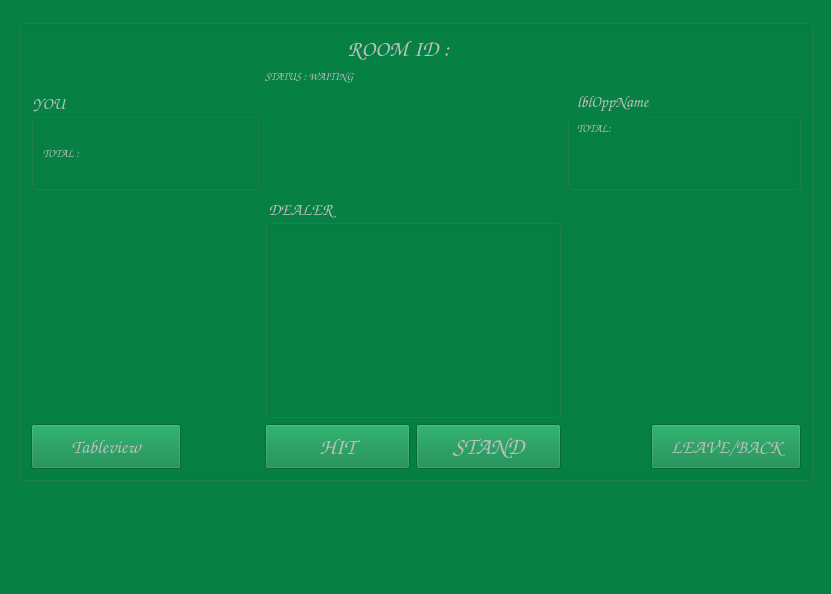
<?xml version="1.0" encoding="UTF-8"?>
<ui version="4.0">
 <class>MainWindow</class>
 <widget class="QMainWindow" name="MainWindow">
  <property name="enabled">
   <bool>false</bool>
  </property>
  <property name="geometry">
   <rect>
    <x>0</x>
    <y>0</y>
    <width>831</width>
    <height>594</height>
   </rect>
  </property>
  <property name="font">
   <font>
    <pointsize>8</pointsize>
   </font>
  </property>
  <property name="windowTitle">
   <string>MainWindow</string>
  </property>
  <property name="styleSheet">
   <string notr="true">background-color: rgb(6, 129, 67);

</string>
  </property>
  <property name="tabShape">
   <enum>QTabWidget::TabShape::Rounded</enum>
  </property>
  <widget class="QWidget" name="centralwidget">
   <layout class="QGridLayout" name="gridLayout_3">
    <item row="0" column="0">
     <widget class="QStackedWidget" name="stackedWidget">
      <property name="enabled">
       <bool>false</bool>
      </property>
      <property name="currentIndex">
       <number>1</number>
      </property>
      <widget class="QWidget" name="pageCreateRoom">
       <layout class="QVBoxLayout" name="verticalLayout_2">
        <item>
         <widget class="QGroupBox" name="CreateRoomBox">
          <property name="enabled">
           <bool>false</bool>
          </property>
          <property name="font">
           <font>
            <family>Comic Sans MS</family>
            <pointsize>24</pointsize>
            <bold>true</bold>
           </font>
          </property>
          <property name="title">
           <string>CREATE ROOM</string>
          </property>
          <property name="alignment">
           <set>Qt::AlignmentFlag::AlignCenter</set>
          </property>
          <property name="checkable">
           <bool>false</bool>
          </property>
          <layout class="QGridLayout" name="gridLayout_5">
           <item row="0" column="0">
            <widget class="QLabel" name="balanceEdit">
             <property name="enabled">
              <bool>false</bool>
             </property>
             <property name="sizePolicy">
              <sizepolicy hsizetype="MinimumExpanding" vsizetype="Preferred">
               <horstretch>0</horstretch>
               <verstretch>0</verstretch>
              </sizepolicy>
             </property>
             <property name="font">
              <font>
               <family>Comic Sans MS</family>
               <pointsize>17</pointsize>
               <bold>true</bold>
              </font>
             </property>
             <property name="text">
              <string>Starting Balance</string>
             </property>
             <property name="scaledContents">
              <bool>false</bool>
             </property>
            </widget>
           </item>
           <item row="1" column="0">
            <widget class="QLineEdit" name="editBalance">
             <property name="enabled">
              <bool>false</bool>
             </property>
             <property name="font">
              <font>
               <family>Comic Sans MS</family>
               <pointsize>17</pointsize>
               <bold>true</bold>
              </font>
             </property>
             <property name="text">
              <string>1000</string>
             </property>
            </widget>
           </item>
           <item row="2" column="0">
            <widget class="QLabel" name="label_2">
             <property name="enabled">
              <bool>false</bool>
             </property>
             <property name="font">
              <font>
               <family>Comic Sans MS</family>
               <pointsize>17</pointsize>
               <bold>true</bold>
              </font>
             </property>
             <property name="text">
              <string>Number of Players</string>
             </property>
            </widget>
           </item>
           <item row="3" column="0">
            <widget class="QSpinBox" name="spinPlayers">
             <property name="enabled">
              <bool>false</bool>
             </property>
             <property name="sizePolicy">
              <sizepolicy hsizetype="Preferred" vsizetype="Preferred">
               <horstretch>0</horstretch>
               <verstretch>0</verstretch>
              </sizepolicy>
             </property>
             <property name="font">
              <font>
               <family>Comic Sans MS</family>
               <pointsize>17</pointsize>
               <bold>true</bold>
              </font>
             </property>
             <property name="minimum">
              <number>1</number>
             </property>
             <property name="maximum">
              <number>4</number>
             </property>
            </widget>
           </item>
           <item row="4" column="0">
            <widget class="QPushButton" name="btnCreateRoom">
             <property name="enabled">
              <bool>false</bool>
             </property>
             <property name="font">
              <font>
               <family>Comic Sans MS</family>
               <pointsize>18</pointsize>
               <bold>true</bold>
              </font>
             </property>
             <property name="text">
              <string>CREATE</string>
             </property>
             <property name="iconSize">
              <size>
               <width>30</width>
               <height>30</height>
              </size>
             </property>
            </widget>
           </item>
           <item row="5" column="0">
            <widget class="QPushButton" name="btnBackFromCreate">
             <property name="enabled">
              <bool>false</bool>
             </property>
             <property name="font">
              <font>
               <family>Comic Sans MS</family>
               <pointsize>18</pointsize>
               <bold>true</bold>
              </font>
             </property>
             <property name="text">
              <string>BACK</string>
             </property>
            </widget>
           </item>
          </layout>
         </widget>
        </item>
       </layout>
      </widget>
      <widget class="QWidget" name="pageGameSimple">
       <widget class="QGroupBox" name="groupBox">
        <property name="geometry">
         <rect>
          <x>10</x>
          <y>10</y>
          <width>794</width>
          <height>462</height>
         </rect>
        </property>
        <property name="minimumSize">
         <size>
          <width>741</width>
          <height>200</height>
         </size>
        </property>
        <property name="autoFillBackground">
         <bool>false</bool>
        </property>
        <property name="title">
         <string/>
        </property>
        <layout class="QGridLayout" name="gridLayout_6">
         <item row="4" column="8">
          <widget class="QLabel" name="lblOppCard6">
           <property name="minimumSize">
            <size>
             <width>72</width>
             <height>108</height>
            </size>
           </property>
           <property name="text">
            <string/>
           </property>
          </widget>
         </item>
         <item row="4" column="1">
          <widget class="QLabel" name="lblPlayerCard5">
           <property name="minimumSize">
            <size>
             <width>72</width>
             <height>108</height>
            </size>
           </property>
           <property name="text">
            <string/>
           </property>
          </widget>
         </item>
         <item row="3" column="7">
          <widget class="QLabel" name="lblOppCard2">
           <property name="minimumSize">
            <size>
             <width>72</width>
             <height>108</height>
            </size>
           </property>
           <property name="text">
            <string/>
           </property>
          </widget>
         </item>
         <item row="3" column="2">
          <widget class="QLabel" name="lblPlayerCard3">
           <property name="minimumSize">
            <size>
             <width>72</width>
             <height>108</height>
            </size>
           </property>
           <property name="text">
            <string/>
           </property>
          </widget>
         </item>
         <item row="3" column="5">
          <widget class="QLabel" name="lblOppCard1">
           <property name="minimumSize">
            <size>
             <width>72</width>
             <height>108</height>
            </size>
           </property>
           <property name="text">
            <string/>
           </property>
          </widget>
         </item>
         <item row="4" column="0">
          <widget class="QLabel" name="lblPlayerCard4">
           <property name="minimumSize">
            <size>
             <width>72</width>
             <height>108</height>
            </size>
           </property>
           <property name="text">
            <string/>
           </property>
          </widget>
         </item>
         <item row="2" column="0" colspan="3">
          <widget class="QGroupBox" name="groupBox_player1">
           <property name="sizePolicy">
            <sizepolicy hsizetype="Preferred" vsizetype="Preferred">
             <horstretch>0</horstretch>
             <verstretch>0</verstretch>
            </sizepolicy>
           </property>
           <property name="minimumSize">
            <size>
             <width>200</width>
             <height>100</height>
            </size>
           </property>
           <property name="font">
            <font>
             <family>Comic Sans MS</family>
             <pointsize>13</pointsize>
            </font>
           </property>
           <property name="title">
            <string>YOU </string>
           </property>
           <layout class="QGridLayout" name="gridLayout_4">
            <item row="0" column="0">
             <widget class="QLabel" name="lblPlayerTotal">
              <property name="font">
               <font>
                <family>Comic Sans MS</family>
                <pointsize>8</pointsize>
               </font>
              </property>
              <property name="text">
               <string>TOTAL :  </string>
              </property>
             </widget>
            </item>
           </layout>
          </widget>
         </item>
         <item row="2" column="3">
          <widget class="QLabel" name="lblWinner">
           <property name="font">
            <font>
             <family>Comic Sans MS</family>
             <pointsize>12</pointsize>
            </font>
           </property>
           <property name="text">
            <string/>
           </property>
          </widget>
         </item>
         <item row="1" column="3">
          <widget class="QLabel" name="lblStatus">
           <property name="font">
            <font>
             <family>Comic Sans MS</family>
             <pointsize>8</pointsize>
            </font>
           </property>
           <property name="text">
            <string>STATUS : WAITING</string>
           </property>
          </widget>
         </item>
         <item row="3" column="0">
          <widget class="QLabel" name="lblPlayerCard1">
           <property name="minimumSize">
            <size>
             <width>72</width>
             <height>108</height>
            </size>
           </property>
           <property name="text">
            <string/>
           </property>
          </widget>
         </item>
         <item row="3" column="1">
          <widget class="QLabel" name="lblPlayerCard2">
           <property name="minimumSize">
            <size>
             <width>72</width>
             <height>108</height>
            </size>
           </property>
           <property name="text">
            <string/>
           </property>
          </widget>
         </item>
         <item row="4" column="7">
          <widget class="QLabel" name="lblOppCard5">
           <property name="minimumSize">
            <size>
             <width>72</width>
             <height>108</height>
            </size>
           </property>
           <property name="text">
            <string/>
           </property>
          </widget>
         </item>
         <item row="5" column="7" colspan="2">
          <widget class="QPushButton" name="btnLeaveGame1">
           <property name="sizePolicy">
            <sizepolicy hsizetype="Preferred" vsizetype="Expanding">
             <horstretch>0</horstretch>
             <verstretch>0</verstretch>
            </sizepolicy>
           </property>
           <property name="minimumSize">
            <size>
             <width>0</width>
             <height>45</height>
            </size>
           </property>
           <property name="font">
            <font>
             <family>Comic Sans MS</family>
             <pointsize>14</pointsize>
            </font>
           </property>
           <property name="text">
            <string>LEAVE/BACK</string>
           </property>
          </widget>
         </item>
         <item row="4" column="5">
          <widget class="QLabel" name="lblOppCard4">
           <property name="minimumSize">
            <size>
             <width>72</width>
             <height>108</height>
            </size>
           </property>
           <property name="text">
            <string/>
           </property>
          </widget>
         </item>
         <item row="3" column="8">
          <widget class="QLabel" name="lblOppCard3">
           <property name="minimumSize">
            <size>
             <width>72</width>
             <height>108</height>
            </size>
           </property>
           <property name="text">
            <string/>
           </property>
          </widget>
         </item>
         <item row="2" column="5" colspan="4">
          <widget class="QGroupBox" name="groupBox_player2">
           <property name="sizePolicy">
            <sizepolicy hsizetype="Preferred" vsizetype="Preferred">
             <horstretch>0</horstretch>
             <verstretch>0</verstretch>
            </sizepolicy>
           </property>
           <property name="minimumSize">
            <size>
             <width>200</width>
             <height>100</height>
            </size>
           </property>
           <property name="font">
            <font>
             <family>Comic Sans MS</family>
             <pointsize>13</pointsize>
            </font>
           </property>
           <property name="title">
            <string>ㅤㅤㅤㅤㅤ</string>
           </property>
           <widget class="QLabel" name="lblOppTotal">
            <property name="geometry">
             <rect>
              <x>10</x>
              <y>30</y>
              <width>49</width>
              <height>16</height>
             </rect>
            </property>
            <property name="font">
             <font>
              <family>Comic Sans MS</family>
              <pointsize>8</pointsize>
             </font>
            </property>
            <property name="text">
             <string>TOTAL:   </string>
            </property>
           </widget>
           <widget class="QLabel" name="lblOppName">
            <property name="geometry">
             <rect>
              <x>10</x>
              <y>0</y>
              <width>141</width>
              <height>23</height>
             </rect>
            </property>
            <property name="font">
             <font>
              <family>Comic Sans MS</family>
              <pointsize>12</pointsize>
             </font>
            </property>
            <property name="text">
             <string>lblOppName</string>
            </property>
           </widget>
          </widget>
         </item>
         <item row="5" column="0" colspan="2">
          <widget class="QPushButton" name="btnSwitchToTable">
           <property name="sizePolicy">
            <sizepolicy hsizetype="Preferred" vsizetype="Fixed">
             <horstretch>0</horstretch>
             <verstretch>0</verstretch>
            </sizepolicy>
           </property>
           <property name="minimumSize">
            <size>
             <width>0</width>
             <height>45</height>
            </size>
           </property>
           <property name="font">
            <font>
             <family>Comic Sans MS</family>
             <pointsize>14</pointsize>
            </font>
           </property>
           <property name="text">
            <string>Tableview</string>
           </property>
          </widget>
         </item>
         <item row="4" column="2">
          <widget class="QLabel" name="lblPlayerCard6">
           <property name="minimumSize">
            <size>
             <width>72</width>
             <height>108</height>
            </size>
           </property>
           <property name="text">
            <string/>
           </property>
          </widget>
         </item>
         <item row="0" column="0" colspan="9">
          <widget class="QLabel" name="lblRoomInfo">
           <property name="sizePolicy">
            <sizepolicy hsizetype="Minimum" vsizetype="Minimum">
             <horstretch>0</horstretch>
             <verstretch>0</verstretch>
            </sizepolicy>
           </property>
           <property name="minimumSize">
            <size>
             <width>713</width>
             <height>25</height>
            </size>
           </property>
           <property name="maximumSize">
            <size>
             <width>16777215</width>
             <height>500</height>
            </size>
           </property>
           <property name="font">
            <font>
             <family>Comic Sans MS</family>
             <pointsize>17</pointsize>
             <bold>true</bold>
            </font>
           </property>
           <property name="text">
            <string>ROOM ID :       </string>
           </property>
           <property name="textFormat">
            <enum>Qt::TextFormat::AutoText</enum>
           </property>
           <property name="scaledContents">
            <bool>true</bool>
           </property>
           <property name="alignment">
            <set>Qt::AlignmentFlag::AlignCenter</set>
           </property>
           <property name="buddy">
            <cstring>lblRoomInfo</cstring>
           </property>
          </widget>
         </item>
         <item row="5" column="4">
          <widget class="QPushButton" name="btnStand">
           <property name="sizePolicy">
            <sizepolicy hsizetype="Expanding" vsizetype="Fixed">
             <horstretch>0</horstretch>
             <verstretch>0</verstretch>
            </sizepolicy>
           </property>
           <property name="minimumSize">
            <size>
             <width>0</width>
             <height>45</height>
            </size>
           </property>
           <property name="font">
            <font>
             <family>Comic Sans MS</family>
             <pointsize>18</pointsize>
            </font>
           </property>
           <property name="layoutDirection">
            <enum>Qt::LayoutDirection::LeftToRight</enum>
           </property>
           <property name="text">
            <string>STAND</string>
           </property>
          </widget>
         </item>
         <item row="5" column="3">
          <widget class="QPushButton" name="btnHit">
           <property name="sizePolicy">
            <sizepolicy hsizetype="Expanding" vsizetype="Fixed">
             <horstretch>0</horstretch>
             <verstretch>0</verstretch>
            </sizepolicy>
           </property>
           <property name="minimumSize">
            <size>
             <width>0</width>
             <height>45</height>
            </size>
           </property>
           <property name="font">
            <font>
             <family>Comic Sans MS</family>
             <pointsize>17</pointsize>
            </font>
           </property>
           <property name="text">
            <string>HIT</string>
           </property>
          </widget>
         </item>
         <item row="3" column="3" rowspan="2" colspan="2">
          <widget class="QGroupBox" name="groupBox_2">
           <property name="sizePolicy">
            <sizepolicy hsizetype="Preferred" vsizetype="Preferred">
             <horstretch>32</horstretch>
             <verstretch>0</verstretch>
            </sizepolicy>
           </property>
           <property name="minimumSize">
            <size>
             <width>280</width>
             <height>150</height>
            </size>
           </property>
           <property name="font">
            <font>
             <family>Comic Sans MS</family>
             <pointsize>13</pointsize>
            </font>
           </property>
           <property name="title">
            <string>DEALER</string>
           </property>
           <widget class="QLabel" name="lblDealerCard1">
            <property name="geometry">
             <rect>
              <x>12</x>
              <y>39</y>
              <width>90</width>
              <height>135</height>
             </rect>
            </property>
            <property name="minimumSize">
             <size>
              <width>70</width>
              <height>105</height>
             </size>
            </property>
            <property name="text">
             <string/>
            </property>
           </widget>
           <widget class="QLabel" name="lblDealerCard3">
            <property name="geometry">
             <rect>
              <x>117</x>
              <y>39</y>
              <width>90</width>
              <height>135</height>
             </rect>
            </property>
            <property name="minimumSize">
             <size>
              <width>70</width>
              <height>105</height>
             </size>
            </property>
            <property name="text">
             <string/>
            </property>
           </widget>
           <widget class="QLabel" name="lblDealerCard2">
            <property name="geometry">
             <rect>
              <x>67</x>
              <y>39</y>
              <width>90</width>
              <height>135</height>
             </rect>
            </property>
            <property name="minimumSize">
             <size>
              <width>70</width>
              <height>105</height>
             </size>
            </property>
            <property name="text">
             <string/>
            </property>
           </widget>
           <widget class="QLabel" name="lblDealerCard4">
            <property name="geometry">
             <rect>
              <x>167</x>
              <y>39</y>
              <width>90</width>
              <height>135</height>
             </rect>
            </property>
            <property name="minimumSize">
             <size>
              <width>70</width>
              <height>105</height>
             </size>
            </property>
            <property name="text">
             <string/>
            </property>
           </widget>
           <widget class="QLabel" name="lblDealerTotal">
            <property name="geometry">
             <rect>
              <x>10</x>
              <y>240</y>
              <width>110</width>
              <height>16</height>
             </rect>
            </property>
            <property name="minimumSize">
             <size>
              <width>0</width>
              <height>15</height>
             </size>
            </property>
            <property name="font">
             <font>
              <family>Comic Sans MS</family>
              <pointsize>8</pointsize>
             </font>
            </property>
            <property name="text">
             <string>DEALER TOTAL :      </string>
            </property>
           </widget>
           <zorder>lblDealerCard4</zorder>
           <zorder>lblDealerCard3</zorder>
           <zorder>lblDealerCard2</zorder>
           <zorder>lblDealerCard1</zorder>
           <zorder>lblDealerTotal</zorder>
          </widget>
         </item>
        </layout>
        <zorder>lblRoomInfo</zorder>
        <zorder>lblStatus</zorder>
        <zorder>lblPlayerCard1</zorder>
        <zorder>lblPlayerCard2</zorder>
        <zorder>groupBox_2</zorder>
        <zorder>lblOppCard2</zorder>
        <zorder>lblOppCard1</zorder>
        <zorder>btnHit</zorder>
        <zorder>lblPlayerCard3</zorder>
        <zorder>lblPlayerCard4</zorder>
        <zorder>lblOppCard3</zorder>
        <zorder>lblOppCard4</zorder>
        <zorder>btnLeaveGame1</zorder>
        <zorder>groupBox_player2</zorder>
        <zorder>btnSwitchToTable</zorder>
        <zorder>groupBox_player1</zorder>
        <zorder>lblWinner</zorder>
        <zorder>lblOppCard5</zorder>
        <zorder>lblOppCard6</zorder>
        <zorder>lblPlayerCard5</zorder>
        <zorder>lblPlayerCard6</zorder>
        <zorder>btnStand</zorder>
       </widget>
      </widget>
      <widget class="QWidget" name="pageGameTable">
       <layout class="QGridLayout" name="gridLayout_2">
        <item row="0" column="0" colspan="3">
         <widget class="QLabel" name="lblRoomInfo_2">
          <property name="sizePolicy">
           <sizepolicy hsizetype="Minimum" vsizetype="Minimum">
            <horstretch>0</horstretch>
            <verstretch>0</verstretch>
           </sizepolicy>
          </property>
          <property name="minimumSize">
           <size>
            <width>713</width>
            <height>50</height>
           </size>
          </property>
          <property name="maximumSize">
           <size>
            <width>16777215</width>
            <height>500</height>
           </size>
          </property>
          <property name="font">
           <font>
            <family>Comic Sans MS</family>
            <pointsize>17</pointsize>
            <bold>true</bold>
           </font>
          </property>
          <property name="text">
           <string>ROOM ID :       </string>
          </property>
          <property name="textFormat">
           <enum>Qt::TextFormat::AutoText</enum>
          </property>
          <property name="scaledContents">
           <bool>true</bool>
          </property>
          <property name="alignment">
           <set>Qt::AlignmentFlag::AlignCenter</set>
          </property>
          <property name="buddy">
           <cstring>lblRoomInfo</cstring>
          </property>
         </widget>
        </item>
        <item row="1" column="0" colspan="3">
         <widget class="QTableWidget" name="tableWidget">
          <property name="font">
           <font>
            <family>Comic Sans MS</family>
            <pointsize>12</pointsize>
           </font>
          </property>
          <row>
           <property name="text">
            <string>New Row</string>
           </property>
          </row>
          <row>
           <property name="text">
            <string>DEALER</string>
           </property>
          </row>
          <row>
           <property name="text">
            <string>PLAYER1</string>
           </property>
          </row>
          <column>
           <property name="text">
            <string>TOTAL</string>
           </property>
          </column>
          <column>
           <property name="text">
            <string>CARDS</string>
           </property>
          </column>
          <column>
           <property name="text">
            <string>New Column</string>
           </property>
          </column>
          <column>
           <property name="text">
            <string>STOOD</string>
           </property>
          </column>
         </widget>
        </item>
        <item row="2" column="0">
         <widget class="QPushButton" name="btnStand2">
          <property name="minimumSize">
           <size>
            <width>0</width>
            <height>45</height>
           </size>
          </property>
          <property name="maximumSize">
           <size>
            <width>100</width>
            <height>100</height>
           </size>
          </property>
          <property name="font">
           <font>
            <family>Comic Sans MS</family>
            <pointsize>17</pointsize>
           </font>
          </property>
          <property name="text">
           <string>STAND</string>
          </property>
         </widget>
        </item>
        <item row="3" column="0">
         <widget class="QPushButton" name="btnHit2">
          <property name="maximumSize">
           <size>
            <width>100</width>
            <height>100</height>
           </size>
          </property>
          <property name="font">
           <font>
            <family>Comic Sans MS</family>
            <pointsize>17</pointsize>
           </font>
          </property>
          <property name="text">
           <string>HIT</string>
          </property>
         </widget>
        </item>
        <item row="2" column="2">
         <widget class="QPushButton" name="btnSwitchToSimple">
          <property name="minimumSize">
           <size>
            <width>0</width>
            <height>45</height>
           </size>
          </property>
          <property name="font">
           <font>
            <family>Comic Sans MS</family>
            <pointsize>17</pointsize>
           </font>
          </property>
          <property name="text">
           <string>SIMPLE VIEW</string>
          </property>
         </widget>
        </item>
        <item row="3" column="2">
         <widget class="QPushButton" name="btnLeaveGame2">
          <property name="minimumSize">
           <size>
            <width>0</width>
            <height>45</height>
           </size>
          </property>
          <property name="font">
           <font>
            <family>Comic Sans MS</family>
            <pointsize>17</pointsize>
           </font>
          </property>
          <property name="text">
           <string>LEAVE/BACK</string>
          </property>
         </widget>
        </item>
       </layout>
      </widget>
      <widget class="QWidget" name="pageJoinRoom">
       <layout class="QVBoxLayout" name="verticalLayout_3">
        <item>
         <widget class="QLabel" name="label_3">
          <property name="font">
           <font>
            <family>Comic Sans MS</family>
            <pointsize>26</pointsize>
            <fontweight>ExtraBold</fontweight>
           </font>
          </property>
          <property name="text">
           <string>JOIN ROOM</string>
          </property>
          <property name="alignment">
           <set>Qt::AlignmentFlag::AlignCenter</set>
          </property>
         </widget>
        </item>
        <item>
         <widget class="QTableWidget" name="tblRooms">
          <property name="maximumSize">
           <size>
            <width>16777215</width>
            <height>16777177</height>
           </size>
          </property>
          <property name="font">
           <font>
            <family>Comic Sans MS</family>
            <pointsize>12</pointsize>
           </font>
          </property>
          <property name="frameShape">
           <enum>QFrame::Shape::NoFrame</enum>
          </property>
          <property name="frameShadow">
           <enum>QFrame::Shadow::Plain</enum>
          </property>
          <property name="lineWidth">
           <number>9</number>
          </property>
          <property name="midLineWidth">
           <number>5</number>
          </property>
          <property name="verticalScrollBarPolicy">
           <enum>Qt::ScrollBarPolicy::ScrollBarAsNeeded</enum>
          </property>
          <property name="horizontalScrollBarPolicy">
           <enum>Qt::ScrollBarPolicy::ScrollBarAsNeeded</enum>
          </property>
          <property name="sizeAdjustPolicy">
           <enum>QAbstractScrollArea::SizeAdjustPolicy::AdjustIgnored</enum>
          </property>
          <property name="alternatingRowColors">
           <bool>false</bool>
          </property>
          <property name="selectionMode">
           <enum>QAbstractItemView::SelectionMode::SingleSelection</enum>
          </property>
          <property name="selectionBehavior">
           <enum>QAbstractItemView::SelectionBehavior::SelectRows</enum>
          </property>
          <property name="showGrid">
           <bool>true</bool>
          </property>
          <property name="gridStyle">
           <enum>Qt::PenStyle::SolidLine</enum>
          </property>
          <property name="sortingEnabled">
           <bool>true</bool>
          </property>
          <property name="wordWrap">
           <bool>true</bool>
          </property>
          <property name="cornerButtonEnabled">
           <bool>false</bool>
          </property>
          <property name="rowCount">
           <number>3</number>
          </property>
          <property name="columnCount">
           <number>4</number>
          </property>
          <attribute name="horizontalHeaderVisible">
           <bool>true</bool>
          </attribute>
          <attribute name="horizontalHeaderCascadingSectionResizes">
           <bool>true</bool>
          </attribute>
          <attribute name="horizontalHeaderMinimumSectionSize">
           <number>60</number>
          </attribute>
          <attribute name="horizontalHeaderDefaultSectionSize">
           <number>142</number>
          </attribute>
          <attribute name="horizontalHeaderHighlightSections">
           <bool>true</bool>
          </attribute>
          <attribute name="horizontalHeaderShowSortIndicator" stdset="0">
           <bool>true</bool>
          </attribute>
          <attribute name="horizontalHeaderStretchLastSection">
           <bool>true</bool>
          </attribute>
          <attribute name="verticalHeaderCascadingSectionResizes">
           <bool>true</bool>
          </attribute>
          <attribute name="verticalHeaderMinimumSectionSize">
           <number>28</number>
          </attribute>
          <attribute name="verticalHeaderDefaultSectionSize">
           <number>79</number>
          </attribute>
          <attribute name="verticalHeaderShowSortIndicator" stdset="0">
           <bool>true</bool>
          </attribute>
          <attribute name="verticalHeaderStretchLastSection">
           <bool>true</bool>
          </attribute>
          <row/>
          <row/>
          <row/>
          <column>
           <property name="text">
            <string>ROOM ID</string>
           </property>
           <property name="font">
            <font>
             <family>Comic Sans MS</family>
             <pointsize>14</pointsize>
            </font>
           </property>
          </column>
          <column>
           <property name="text">
            <string>HOST NAME</string>
           </property>
           <property name="font">
            <font>
             <family>Comic Sans MS</family>
             <pointsize>14</pointsize>
            </font>
           </property>
          </column>
          <column>
           <property name="text">
            <string>STATUS</string>
           </property>
           <property name="font">
            <font>
             <family>Comic Sans MS</family>
             <pointsize>14</pointsize>
            </font>
           </property>
          </column>
          <column>
           <property name="text">
            <string>PLAYER (1/2)</string>
           </property>
          </column>
         </widget>
        </item>
        <item>
         <widget class="QPushButton" name="join_room">
          <property name="enabled">
           <bool>false</bool>
          </property>
          <property name="sizePolicy">
           <sizepolicy hsizetype="Expanding" vsizetype="Fixed">
            <horstretch>0</horstretch>
            <verstretch>0</verstretch>
           </sizepolicy>
          </property>
          <property name="minimumSize">
           <size>
            <width>0</width>
            <height>50</height>
           </size>
          </property>
          <property name="font">
           <font>
            <family>Comic Sans MS</family>
            <pointsize>18</pointsize>
            <bold>false</bold>
           </font>
          </property>
          <property name="text">
           <string>JOIN ROOM</string>
          </property>
         </widget>
        </item>
        <item>
         <widget class="QPushButton" name="btnBackFromJoin">
          <property name="enabled">
           <bool>false</bool>
          </property>
          <property name="sizePolicy">
           <sizepolicy hsizetype="Expanding" vsizetype="Fixed">
            <horstretch>0</horstretch>
            <verstretch>0</verstretch>
           </sizepolicy>
          </property>
          <property name="minimumSize">
           <size>
            <width>0</width>
            <height>50</height>
           </size>
          </property>
          <property name="font">
           <font>
            <family>Comic Sans MS</family>
            <pointsize>18</pointsize>
           </font>
          </property>
          <property name="text">
           <string>BACK</string>
          </property>
         </widget>
        </item>
        <item>
         <widget class="QPushButton" name="Refresh">
          <property name="enabled">
           <bool>false</bool>
          </property>
          <property name="sizePolicy">
           <sizepolicy hsizetype="Expanding" vsizetype="Fixed">
            <horstretch>0</horstretch>
            <verstretch>0</verstretch>
           </sizepolicy>
          </property>
          <property name="minimumSize">
           <size>
            <width>0</width>
            <height>50</height>
           </size>
          </property>
          <property name="font">
           <font>
            <family>Comic Sans MS</family>
            <pointsize>18</pointsize>
           </font>
          </property>
          <property name="text">
           <string>REFRESH</string>
          </property>
         </widget>
        </item>
       </layout>
      </widget>
      <widget class="QWidget" name="pageLobby">
       <property name="styleSheet">
        <string notr="true"/>
       </property>
       <layout class="QGridLayout" name="gridLayout">
        <item row="0" column="0">
         <widget class="QLabel" name="connection">
          <property name="minimumSize">
           <size>
            <width>15</width>
            <height>15</height>
           </size>
          </property>
          <property name="text">
           <string>TextLabel</string>
          </property>
         </widget>
        </item>
        <item row="1" column="0" colspan="2">
         <widget class="QLabel" name="label">
          <property name="minimumSize">
           <size>
            <width>0</width>
            <height>250</height>
           </size>
          </property>
          <property name="font">
           <font>
            <family>Comic Sans MS</family>
            <pointsize>44</pointsize>
            <fontweight>ExtraBold</fontweight>
           </font>
          </property>
          <property name="cursor">
           <cursorShape>ArrowCursor</cursorShape>
          </property>
          <property name="styleSheet">
           <string notr="true">color: rgb(0, 0, 0);</string>
          </property>
          <property name="text">
           <string>BLACK JACK</string>
          </property>
          <property name="textFormat">
           <enum>Qt::TextFormat::PlainText</enum>
          </property>
          <property name="scaledContents">
           <bool>true</bool>
          </property>
          <property name="alignment">
           <set>Qt::AlignmentFlag::AlignCenter</set>
          </property>
         </widget>
        </item>
        <item row="2" column="0">
         <widget class="QLabel" name="label_4">
          <property name="font">
           <font>
            <family>Comic Sans MS</family>
            <pointsize>19</pointsize>
           </font>
          </property>
          <property name="text">
           <string>NAME : </string>
          </property>
         </widget>
        </item>
        <item row="2" column="1">
         <widget class="QLineEdit" name="txtName">
          <property name="minimumSize">
           <size>
            <width>0</width>
            <height>50</height>
           </size>
          </property>
          <property name="font">
           <font>
            <family>Comic Sans MS</family>
            <pointsize>19</pointsize>
           </font>
          </property>
          <property name="text">
           <string/>
          </property>
         </widget>
        </item>
        <item row="3" column="0" colspan="2">
         <widget class="QPushButton" name="btnGoCreate">
          <property name="enabled">
           <bool>false</bool>
          </property>
          <property name="sizePolicy">
           <sizepolicy hsizetype="Expanding" vsizetype="Fixed">
            <horstretch>0</horstretch>
            <verstretch>0</verstretch>
           </sizepolicy>
          </property>
          <property name="minimumSize">
           <size>
            <width>0</width>
            <height>50</height>
           </size>
          </property>
          <property name="font">
           <font>
            <family>Comic Sans MS</family>
            <pointsize>19</pointsize>
           </font>
          </property>
          <property name="styleSheet">
           <string notr="true">outline: rgb(0,0,0);</string>
          </property>
          <property name="text">
           <string>CREATE GAME</string>
          </property>
         </widget>
        </item>
        <item row="4" column="0" colspan="2">
         <widget class="QPushButton" name="btnGoJoin">
          <property name="minimumSize">
           <size>
            <width>0</width>
            <height>50</height>
           </size>
          </property>
          <property name="font">
           <font>
            <family>Comic Sans MS</family>
            <pointsize>19</pointsize>
           </font>
          </property>
          <property name="text">
           <string>JOIN GAME</string>
          </property>
         </widget>
        </item>
       </layout>
      </widget>
     </widget>
    </item>
   </layout>
  </widget>
  <widget class="QMenuBar" name="menubar">
   <property name="geometry">
    <rect>
     <x>0</x>
     <y>0</y>
     <width>831</width>
     <height>33</height>
    </rect>
   </property>
  </widget>
  <widget class="QStatusBar" name="statusbar"/>
 </widget>
 <resources/>
 <connections/>
</ui>
